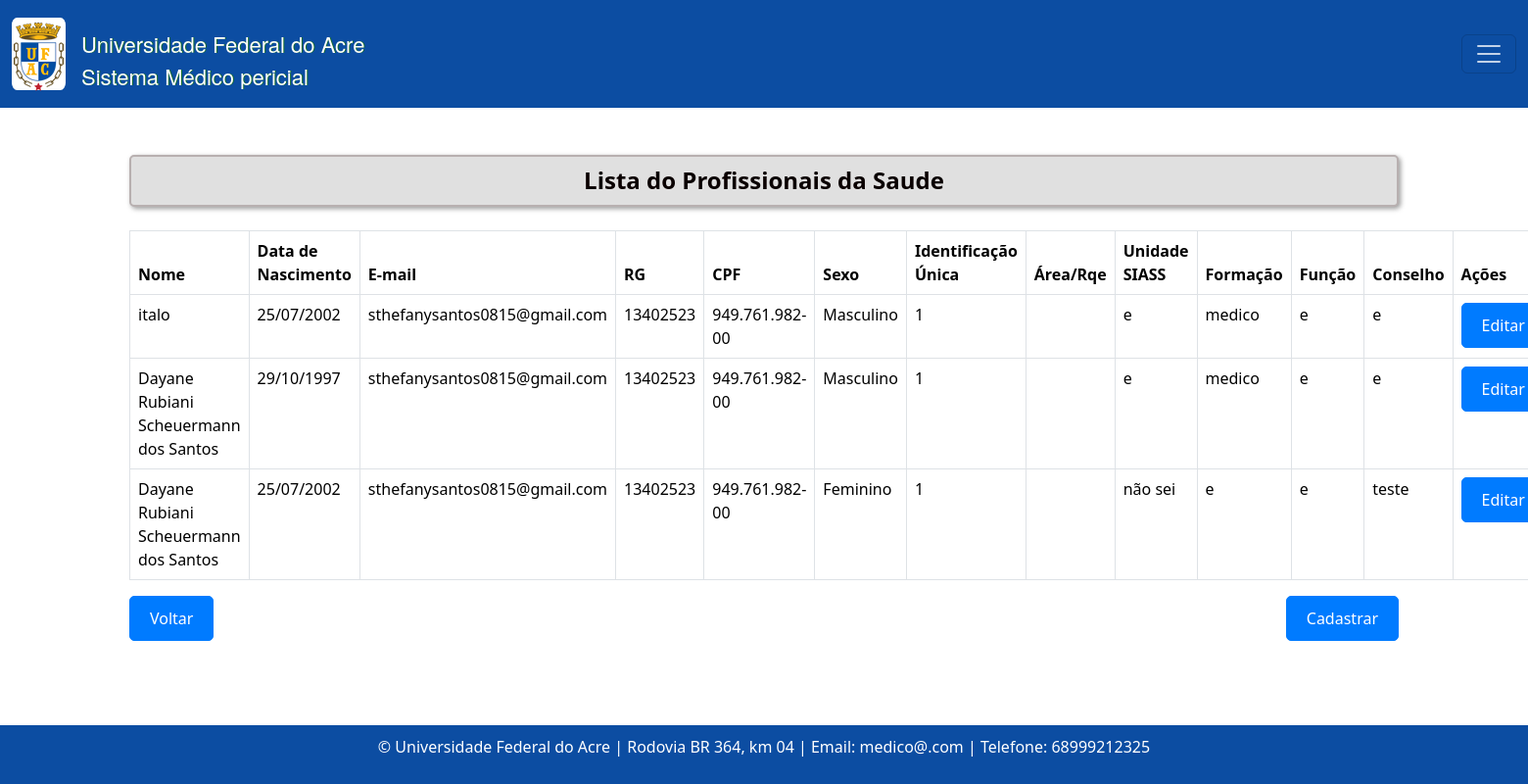
/profissionaldasaude/, run on an earlier commit of the app's database.
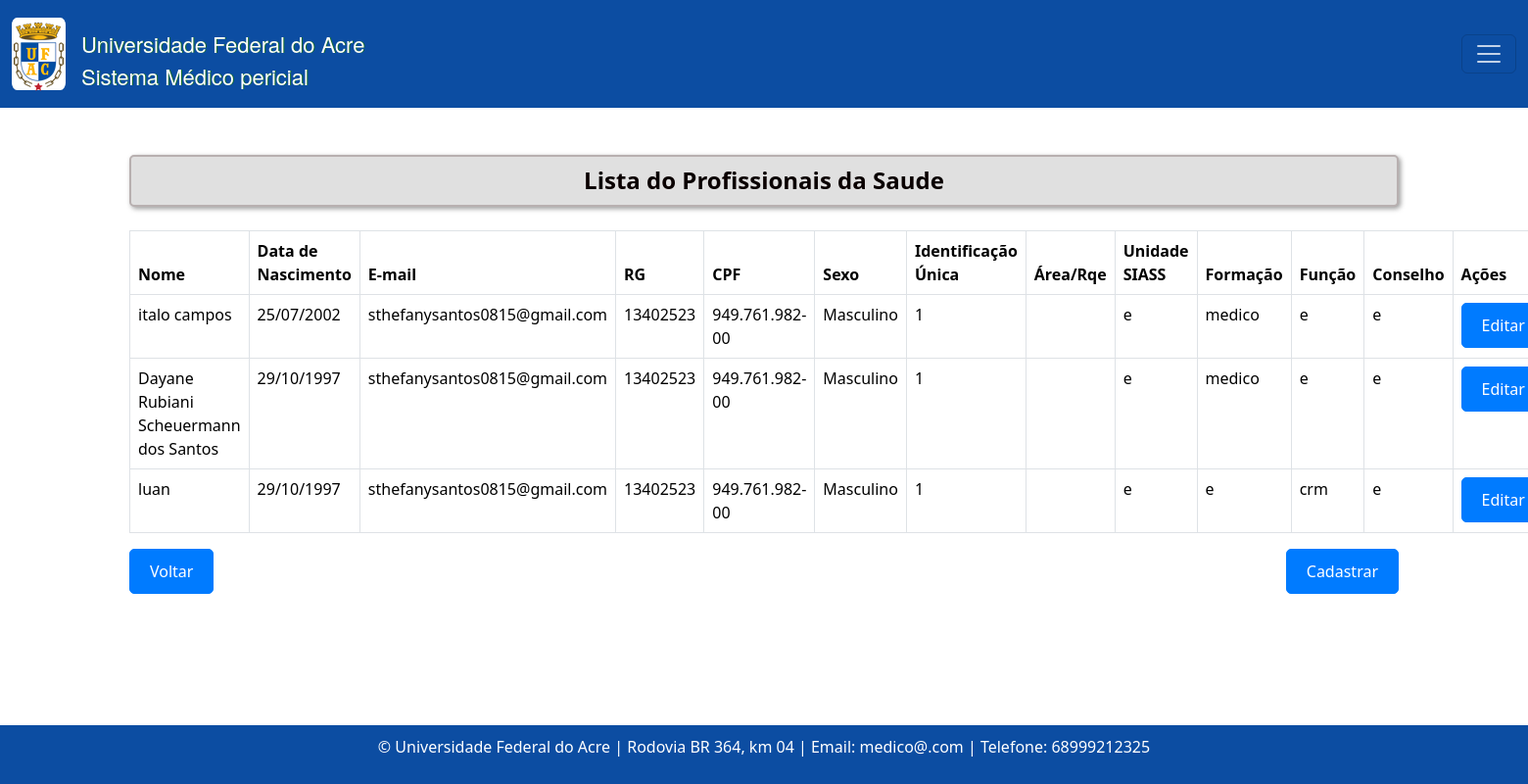
And on a later commit of the database.
### consulta/models.py (models this page shows, shortened)
class Profissionaldasaude(models.Model):
    usuario = models.ForeignKey(User,models.SET_NULL,blank=True,null=True,)
    nome = models.CharField(max_length=100)
    data_nascimento = models.DateField()
    email = models.EmailField()
    rg = models.CharField(max_length=20)
    cpf = models.CharField(max_length=14)
    sexo = models.CharField(max_length=1, choices=[('M', 'Masculino'), ('F', 'Feminino')]) #O parâmetro choices em um campo CharField ou IntegerField é usado para fornecer uma lista de escolhas para esse campo
    identificacao_unica = models.CharField(max_length=50, default='')
    cep = models.CharField(max_length=9)
    cidade = models.CharField(max_length=50)
    bairro = models.CharField(max_length=50, default='')
    uf = models.CharField(max_length=2)
    numero = models.CharField(max_length=10)
    ddd_telefone = models.CharField(max_length=10)
    complemento = models.CharField(max_length=100, blank=True, null=True, default='') # blank=True, null=True é pra dizer que não é obrigatorio
    area = models.CharField(max_length=50, default='')
    unidade_siass = models.CharField(max_length=50, default='')
    formacao = models.CharField(max_length=20)
    conselho = models.CharField(max_length=20)
    registro = models.CharField(max_length=20)

### consulta/views.py (the view)
# urls.py: path('profissionaldasaude/', listar_profissionaldasaude, name= 'profissionaldasaudeListagem'),
def listar_profissionaldasaude(request):
    profissionaldasaude = Profissionaldasaude.objects.all()
    return render(request, 'consultas/listagem_profissionaldasaude.html', {'profissionaldasaude': profissionaldasaude})

### templates/consultas/listagem_profissionaldasaude.html (shortened to what this page needs)
{% extends "base.html" %}
{% block content %}
  <h4 class="text-center mb-4 custom-title">Lista do Profissionais da Saude</h4>
  <table class="table table-bordered">
    <thead>
      <tr>
        <th>Nome</th>
        <th>Data de Nascimento</th>
        <th>E-mail</th>
        <th>RG</th>
        <th>CPF</th>
        <th>Sexo</th>
        <th>Identificação Única</th>
        <th>Área/Rqe</th>
        <th>Unidade SIASS</th>
        <th>Formação</th>
        <th>Função</th>
        <th>Conselho</th>
        <th>Ações</th>
      </tr>
    </thead>
    <tbody>
      {% for profissionaldasaude in profissionaldasaude %}
      <tr>
        <td>{{ profissionaldasaude.nome }}</td>
        <td>{{ profissionaldasaude.data_nascimento | date:"d/m/Y " }}</td>
        <td>{{ profissionaldasaude.email }}</td>
        <td>{{ profissionaldasaude.rg }}</td>
        <td>{{ profissionaldasaude.cpf }}</td>
        <td>{{ profissionaldasaude.get_sexo_display }}</td>
        <td>{{ profissionaldasaude.identificacao_unica }}</td>
        <td>{{ profissionaldasaude.area_rqe }}</td>
        <td>{{ profissionaldasaude.unidade_siass }}</td>
        <td>{{ profissionaldasaude.formacao }}</td>
        <td>{{ profissionaldasaude.conselho }}</td>
        <td>{{ profissionaldasaude.registro }}</td>
        <td>
          <div class="btn-group" role="group" aria-label="Ações">
            <a href="{% url 'profissionaldasaudeEditar' profissionaldasaude.id %}" class="btn btn-primary">Editar</a>
          </div>
        </td>
      </tr>
    {% endfor %}
  </tbody>
</table>
<div class="d-flex justify-content-between">
  <a class="btn btn-primary" href="{% url 'home' %}">Voltar</a>
  <a class="btn btn-primary" href="{% url 'profissionaldasaudeCreate'  %}">Cadastrar</a>
</div>
{% endblock %}

What changed in the data, as far as the page shows it:
removed Profissionaldasaude: nome "Dayane Rubiani Scheuermann dos Santos", data_nascimento "25/07/2002", email "sthefanysantos0815@gmail.com", rg "13402523", cpf "949.761.982-00", sexo "Feminino", identificacao_unica "1", unidade_siass "não sei", formacao "e", conselho "e", registro "teste"
changed Profissionaldasaude: nome "italo" → "italo campos"
added Profissionaldasaude: nome "luan", data_nascimento "29/10/1997", email "sthefanysantos0815@gmail.com", rg "13402523", cpf "949.761.982-00", sexo "Masculino", identificacao_unica "1", unidade_siass "e", formacao "e", conselho "crm", registro "e"
